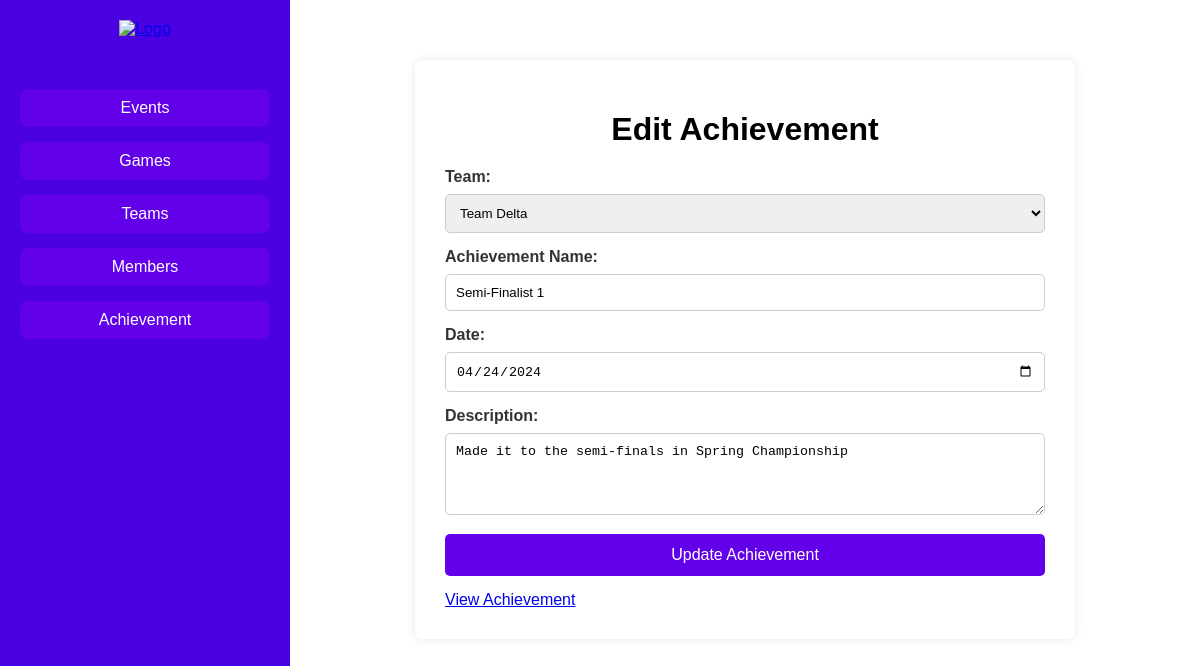
The app's page /views/admin/achievement/achievement-edit.php?id=3 (signed in) with its own data.
### tables this page shows
CREATE TABLE `achievement` (
  `idachievement` int(11) NOT NULL,
  `idteam` int(11) NOT NULL,
  `name` varchar(45) DEFAULT NULL,
  `date` date DEFAULT NULL,
  `description` varchar(200) DEFAULT NULL
);

### class/parent.php (called while the page is built, shortened)
<?php
class parentClass
{
    public function __construct()
    {
        $this->mysqli = new mysqli(SERVER_NAME, USER_NAME, PASSWORD, DB_NAME);
    }
}

### class/achievement.php (called while the page is built, shortened)
<?php
require_once("parent.php");
class Achievement extends ParentClass
{
    public function getAchievementById($id)
    {
        $sql = "SELECT * FROM achievement WHERE idachievement = ?";
        $stmt = $this->mysqli->prepare($sql);
        $stmt->bind_param("i", $id);
        $stmt->execute();
        return $stmt->get_result()->fetch_assoc();
    }
    public function getTeams()
    {
        $sql = "SELECT idteam, name FROM team";
        $stmt = $this->mysqli->prepare($sql);
        $stmt->execute();
        return $stmt->get_result();
    }
}

### views/admin/achievement/achievement-edit.php (the view, shortened to what this page needs)
<?php
require_once("../../../class/achievement.php");
$achievement = new Achievement();
if (isset($_GET['id'])) {
    $id = $_GET['id'];
    $achievementData = $achievement->getAchievementById($id);
}
?>
<!DOCTYPE html>
<html lang="en">
<head>
    <link rel="stylesheet" href="../../../public/css/style-admin.css">
</head>
<body>
    <div class="dashboard-container">
        <div class="sidebar">
            <div class="logo">
                <a href="../dashboard.php"><img src="../../../public/images/logoubaya.png" alt="Logo"></a>
            </div>
            <ul class="nav-links">
                <li><a href="../event/event-view.php">Events</a></li>
                <li><a href="../game/game-view.php">Games</a></li>
                <li><a href="../team/team-view.php">Teams</a></li>
                <li><a href="../member/member-view.php">Members</a></li>
                <li><a href="../achievement/achievement-view.php">Achievement</a></li>
            </ul>
        </div>
        <div class="main-content">
            <div class="form-container">
                <h1>Edit Achievement</h1>
                <form method="POST" action="">
                    <div class="form-group">
                        <label for="idteam">Team:</label>
                        <select name="idteam" id="idteam" required>
                            <?php
                            $teams = $achievement->getTeams();
                            while ($row = $teams->fetch_assoc()) {
                                $selected = $row['idteam'] == $achievementData['idteam'] ? 'selected' : '';
                                echo "<option value='" . $row['idteam'] . "' $selected>" . $row['name'] . "</option>";
                            }
                            ?>
                        </select>
                    </div>
                    <div class="form-group">
                        <label for="name">Achievement Name:</label>
                        <input type="text" name="name" id="name" value="<?php echo htmlspecialchars($achievementData['name']); ?>" required>
                    </div>
                    <div class="form-group">
                        <label for="date">Date:</label>
                        <input type="date" name="date" id="date" value="<?php echo htmlspecialchars($achievementData['date']); ?>" required>
                    </div>
                    <div class="form-group">
                        <label for="description">Description:</label>
                        <textarea name="description" id="description" rows="4" required><?php echo htmlspecialchars($achievementData['description']); ?></textarea>
                    </div>
                    <div class="form-group">
                        <input type="submit" value="Update Achievement" class="submit-button">
                    </div>
                </form>
                <a href="achievement-view.php" class="back-button">View Achievement</a>
            </div>
        </div>
    </div>
</body>
</html>

### public/css/style-admin.css (style rules this page uses)
body { margin: 0; font-family: Arial, sans-serif; background-color: #f4f4f4; }
.dashboard-container { display: flex; height: 100vh; flex-direction: row; }
.sidebar { width: 250px; background-color: #4A00E0; color: white; padding: 20px; display: flex; flex-direction: column; align-items: center; }
.sidebar .logo img { width: 150px; margin-bottom: 20px; }
.nav-links { list-style-type: none; padding: 0; width: 100%; }
.nav-links li { margin: 15px 0; }
.nav-links a { text-decoration: none; color: white; font-size: 16px; display: block; padding: 10px; text-align: center; background-color: #6200ea; border-radius: 8px; transition: background-color 0.3s; }
.main-content { flex-grow: 1; background-color: #ffffff; padding: 40px; }
.form-container { background-color: #ffffff; padding: 30px; margin-top: 20px; box-shadow: 0 0 10px rgba(0, 0, 0, 0.1); border-radius: 8px; max-width: 600px; margin-left: auto; margin-right: auto; }
.form-container h1 { text-align: center; margin-bottom: 20px; }
.form-group { margin-bottom: 15px; }
.form-group label { display: block; margin-bottom: 8px; font-weight: bold; color: #333; }
.form-group input[type="text"], .form-group input[type="date"], .form-group select, .form-group textarea { width: 100%; padding: 10px; border: 1px solid #ccc; border-radius: 5px; box-sizing: border-box; transition: border-color 0.3s ease; }
.form-group textarea { resize: vertical; }
.submit-button { background-color: #6200ea; color: white; padding: 12px 20px; border: none; border-radius: 5px; width: 100%; font-size: 16px; cursor: pointer; transition: background-color 0.3s ease; }
.main-content { padding: 40px; }

### records on screen
achievement: name "Semi-Finalist 1", date "04/24/2024", description "Made it to the semi-finals in Spring Championship"

### other values on screen
form field idteam "Team Delta"
